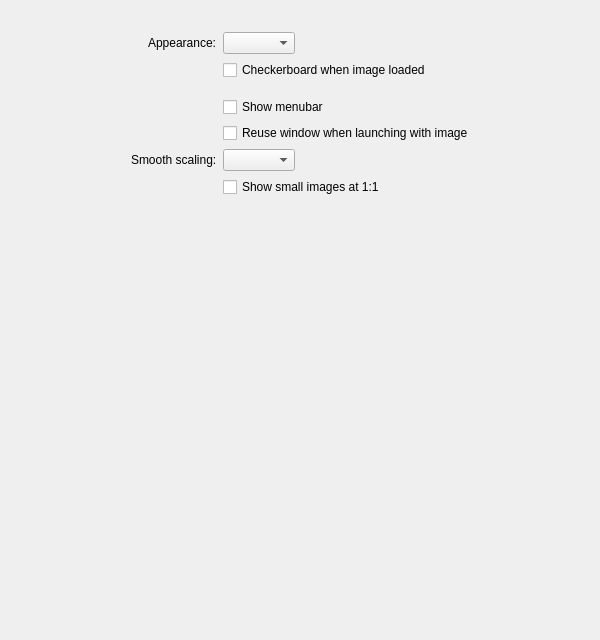
<?xml version="1.0" encoding="UTF-8"?>
<ui version="4.0">
 <class>QVOptionsDialog</class>
 <widget class="QDialog" name="QVOptionsDialog">
  <property name="windowModality">
   <enum>Qt::WindowModality::NonModal</enum>
  </property>
  <property name="geometry">
   <rect>
    <x>0</x>
    <y>0</y>
    <width>600</width>
    <height>640</height>
   </rect>
  </property>
  <property name="minimumSize">
   <size>
    <width>0</width>
    <height>0</height>
   </size>
  </property>
  <property name="windowTitle">
   <string>Settings</string>
  </property>
  <layout class="QVBoxLayout" name="verticalLayout">
   <property name="spacing">
    <number>10</number>
   </property>
   <property name="leftMargin">
    <number>12</number>
   </property>
   <property name="topMargin">
    <number>12</number>
   </property>
   <property name="rightMargin">
    <number>12</number>
   </property>
   <property name="bottomMargin">
    <number>12</number>
   </property>
   <item>
    <widget class="QTabBar" name="categoryTabs">
     <property name="drawBase">
      <bool>true</bool>
     </property>
     <property name="expanding">
      <bool>false</bool>
     </property>
     <property name="usesScrollButtons">
      <bool>true</bool>
     </property>
     <property name="documentMode">
      <bool>true</bool>
     </property>
     <property name="elideMode">
      <enum>Qt::TextElideMode::ElideRight</enum>
     </property>
    </widget>
   </item>
   <item>
      <widget class="QStackedWidget" name="stackedWidget">
       <property name="currentIndex">
        <number>0</number>
       </property>
       <widget class="QScrollArea" name="generalScrollArea">
        <property name="frameShape">
         <enum>QFrame::Shape::NoFrame</enum>
        </property>
        <property name="widgetResizable">
         <bool>true</bool>
        </property>
        <widget class="QWidget" name="general">
         <property name="geometry">
          <rect>
           <x>0</x>
           <y>0</y>
           <width>482</width>
           <height>460</height>
          </rect>
         </property>
         <property name="sizePolicy">
          <sizepolicy hsizetype="Preferred" vsizetype="Fixed">
           <horstretch>0</horstretch>
           <verstretch>0</verstretch>
          </sizepolicy>
         </property>
         <layout class="QFormLayout" name="displayLayout">
          <property name="fieldGrowthPolicy">
           <enum>QFormLayout::FieldGrowthPolicy::FieldsStayAtSizeHint</enum>
          </property>
          <property name="labelAlignment">
           <set>Qt::AlignmentFlag::AlignRight|Qt::AlignmentFlag::AlignTrailing</set>
          </property>
          <property name="formAlignment">
           <set>Qt::AlignmentFlag::AlignHCenter|Qt::AlignmentFlag::AlignTop</set>
          </property>
          <property name="leftMargin">
           <number>10</number>
          </property>
          <property name="topMargin">
           <number>10</number>
          </property>
          <property name="rightMargin">
           <number>10</number>
          </property>
          <property name="bottomMargin">
           <number>10</number>
          </property>
          <item row="0" column="0">
           <widget class="QLabel" name="appearanceLabel">
            <property name="text">
             <string>Appearance:</string>
            </property>
           </widget>
          </item>
          <item row="0" column="1">
           <widget class="QComboBox" name="themeComboBox"/>
          </item>
          <item row="1" column="1">
           <widget class="QCheckBox" name="checkerboardBackgroundCheckbox">
            <property name="text">
             <string>Checkerboard when image loaded</string>
            </property>
           </widget>
          </item>
          <item row="2" column="1">
           <spacer name="horizontalSpacer_12">
            <property name="orientation">
             <enum>Qt::Orientation::Horizontal</enum>
            </property>
            <property name="sizeHint" stdset="0">
             <size>
              <width>40</width>
              <height>5</height>
             </size>
            </property>
           </spacer>
          </item>
          <item row="3" column="1">
           <widget class="QCheckBox" name="menubarCheckbox">
            <property name="text">
             <string>Show menubar</string>
            </property>
           </widget>
          </item>
          <item row="4" column="1">
           <widget class="QCheckBox" name="reuseWindowCheckbox">
            <property name="text">
             <string>Reuse window when launching with image</string>
            </property>
           </widget>
          </item>
          <item row="5" column="0">
           <widget class="QLabel" name="label_2">
            <property name="text">
             <string>Smooth scaling:</string>
            </property>
           </widget>
          </item>
          <item row="5" column="1">
           <widget class="QComboBox" name="smoothScalingComboBox"/>
          </item>
          <item row="6" column="1">
           <widget class="QCheckBox" name="smallImagesOneToOneCheckbox">
            <property name="toolTip">
             <string>Show images smaller than the display area at their original 1:1 size</string>
            </property>
            <property name="text">
             <string>Show small images at 1:1</string>
            </property>
           </widget>
          </item>
          <item row="7" column="1">
           <spacer name="horizontalSpacer_9">
            <property name="orientation">
             <enum>Qt::Orientation::Horizontal</enum>
            </property>
            <property name="sizeHint" stdset="0">
             <size>
              <width>40</width>
              <height>5</height>
             </size>
            </property>
           </spacer>
          </item>
         </layout>
        </widget>
       </widget>
       <widget class="QScrollArea" name="miscScrollArea">
        <property name="frameShape">
         <enum>QFrame::Shape::NoFrame</enum>
        </property>
        <property name="widgetResizable">
         <bool>true</bool>
        </property>
        <widget class="QWidget" name="misc">
         <property name="geometry">
          <rect>
           <x>0</x>
           <y>0</y>
           <width>482</width>
           <height>560</height>
          </rect>
         </property>
         <property name="sizePolicy">
          <sizepolicy hsizetype="Preferred" vsizetype="Fixed">
           <horstretch>0</horstretch>
           <verstretch>0</verstretch>
          </sizepolicy>
         </property>
         <layout class="QFormLayout" name="miscLayout">
          <property name="fieldGrowthPolicy">
           <enum>QFormLayout::FieldGrowthPolicy::FieldsStayAtSizeHint</enum>
          </property>
          <property name="labelAlignment">
           <set>Qt::AlignmentFlag::AlignRight|Qt::AlignmentFlag::AlignTrailing</set>
          </property>
          <property name="formAlignment">
           <set>Qt::AlignmentFlag::AlignHCenter|Qt::AlignmentFlag::AlignTop</set>
          </property>
          <property name="leftMargin">
           <number>10</number>
          </property>
          <property name="topMargin">
           <number>10</number>
          </property>
          <property name="rightMargin">
           <number>10</number>
          </property>
          <property name="bottomMargin">
           <number>10</number>
          </property>
          <item row="0" column="0">
           <widget class="QLabel" name="langComboLabel">
            <property name="text">
             <string>Language:</string>
            </property>
           </widget>
          </item>
          <item row="0" column="1">
           <widget class="QComboBox" name="langComboBox"/>
          </item>
          <item row="9" column="0">
           <widget class="QLabel" name="label_4">
            <property name="text">
             <string>Slideshow direction:</string>
            </property>
           </widget>
          </item>
          <item row="9" column="1">
           <widget class="QComboBox" name="slideshowDirectionComboBox"/>
          </item>
          <item row="10" column="0">
           <widget class="QLabel" name="label_5">
            <property name="text">
             <string>Slideshow timer:</string>
            </property>
           </widget>
          </item>
          <item row="10" column="1">
           <widget class="QDoubleSpinBox" name="slideshowTimerSpinBox">
            <property name="suffix">
             <string> sec</string>
            </property>
            <property name="decimals">
             <number>1</number>
            </property>
            <property name="minimum">
             <double>0.100000000000000</double>
            </property>
            <property name="maximum">
             <double>999.899999999999977</double>
            </property>
            <property name="singleStep">
             <double>0.100000000000000</double>
            </property>
           </widget>
          </item>
          <item row="11" column="1">
           <spacer name="horizontalSpacer_7">
            <property name="orientation">
             <enum>Qt::Orientation::Horizontal</enum>
            </property>
            <property name="sizeHint" stdset="0">
             <size>
              <width>40</width>
              <height>5</height>
             </size>
            </property>
           </spacer>
          </item>
          <item row="12" column="0">
           <widget class="QLabel" name="label_10">
            <property name="text">
             <string>After deletion:</string>
            </property>
           </widget>
          </item>
          <item row="12" column="1">
           <widget class="QComboBox" name="afterDeletionComboBox"/>
          </item>
          <item row="13" column="1">
           <widget class="QCheckBox" name="askDeleteCheckbox">
            <property name="text">
             <string>&amp;Ask before deleting files</string>
            </property>
           </widget>
          </item>
          <item row="14" column="1">
           <spacer name="horizontalSpacer_8">
            <property name="orientation">
             <enum>Qt::Orientation::Horizontal</enum>
            </property>
            <property name="sizeHint" stdset="0">
             <size>
              <width>40</width>
              <height>5</height>
             </size>
            </property>
           </spacer>
          </item>
          <item row="15" column="0">
           <widget class="QLabel" name="updateFrequencyLabel">
            <property name="text">
             <string>Auto update check:</string>
            </property>
           </widget>
          </item>
          <item row="15" column="1">
           <widget class="QComboBox" name="updateFrequencyComboBox"/>
          </item>
          <item row="16" column="1">
           <widget class="QPushButton" name="associateFormatsButton">
            <property name="text">
             <string>Associate all supported formats</string>
            </property>
           </widget>
          </item>
         </layout>
        </widget>
       </widget>
       <widget class="QWidget" name="shortcuts">
        <layout class="QVBoxLayout" name="shortcutsLayout">
         <property name="leftMargin">
          <number>10</number>
         </property>
         <property name="topMargin">
          <number>0</number>
         </property>
         <property name="rightMargin">
          <number>0</number>
         </property>
         <property name="bottomMargin">
          <number>0</number>
         </property>
         <item>
          <widget class="QTableWidget" name="shortcutsTable">
           <property name="editTriggers">
            <set>QAbstractItemView::EditTrigger::NoEditTriggers</set>
           </property>
           <property name="alternatingRowColors">
            <bool>true</bool>
           </property>
           <property name="selectionMode">
            <enum>QAbstractItemView::SelectionMode::SingleSelection</enum>
           </property>
           <property name="selectionBehavior">
            <enum>QAbstractItemView::SelectionBehavior::SelectRows</enum>
           </property>
           <property name="showGrid">
            <bool>false</bool>
           </property>
           <property name="rowCount">
            <number>0</number>
           </property>
           <property name="columnCount">
            <number>2</number>
           </property>
           <attribute name="horizontalHeaderCascadingSectionResizes">
            <bool>true</bool>
           </attribute>
           <attribute name="horizontalHeaderDefaultSectionSize">
            <number>200</number>
           </attribute>
           <attribute name="horizontalHeaderHighlightSections">
            <bool>false</bool>
           </attribute>
           <attribute name="horizontalHeaderStretchLastSection">
            <bool>true</bool>
           </attribute>
           <attribute name="verticalHeaderVisible">
            <bool>false</bool>
           </attribute>
           <column>
            <property name="text">
             <string>Action</string>
            </property>
           </column>
           <column>
            <property name="text">
             <string>Shortcuts</string>
            </property>
           </column>
          </widget>
         </item>
        </layout>
       </widget>
       <widget class="QScrollArea" name="mouseScrollArea">
        <property name="frameShape">
         <enum>QFrame::Shape::NoFrame</enum>
        </property>
        <property name="widgetResizable">
         <bool>true</bool>
        </property>
        <widget class="QWidget" name="mouse">
         <property name="geometry">
          <rect>
           <x>0</x>
           <y>0</y>
           <width>467</width>
           <height>698</height>
          </rect>
         </property>
         <property name="sizePolicy">
          <sizepolicy hsizetype="Preferred" vsizetype="Fixed">
           <horstretch>0</horstretch>
           <verstretch>0</verstretch>
          </sizepolicy>
         </property>
         <layout class="QVBoxLayout" name="mouseLayout">
          <property name="leftMargin">
           <number>10</number>
          </property>
          <property name="topMargin">
           <number>10</number>
          </property>
          <property name="rightMargin">
           <number>10</number>
          </property>
          <property name="bottomMargin">
           <number>10</number>
          </property>
          <item>
           <widget class="QGroupBox" name="leftButtonGroup">
            <property name="title">
             <string>Left Button</string>
            </property>
            <layout class="QFormLayout" name="leftButtonLayout">
             <property name="fieldGrowthPolicy">
              <enum>QFormLayout::FieldGrowthPolicy::FieldsStayAtSizeHint</enum>
             </property>
             <property name="labelAlignment">
              <set>Qt::AlignmentFlag::AlignRight|Qt::AlignmentFlag::AlignTrailing</set>
             </property>
             <property name="formAlignment">
              <set>Qt::AlignmentFlag::AlignHCenter|Qt::AlignmentFlag::AlignTop</set>
             </property>
             <property name="leftMargin">
              <number>10</number>
             </property>
             <property name="topMargin">
              <number>10</number>
             </property>
             <property name="rightMargin">
              <number>10</number>
             </property>
             <property name="bottomMargin">
              <number>10</number>
             </property>
             <item row="0" column="0">
              <widget class="QLabel" name="doubleClickLabel">
               <property name="text">
                <string>Double Click:</string>
               </property>
              </widget>
             </item>
             <item row="0" column="1">
              <widget class="QComboBox" name="doubleClickComboBox"/>
             </item>
             <item row="1" column="0">
              <widget class="QLabel" name="altDoubleClickLabel">
               <property name="text">
                <string notr="true">Ctrl + Double Click:</string>
               </property>
              </widget>
             </item>
             <item row="1" column="1">
              <widget class="QComboBox" name="altDoubleClickComboBox"/>
             </item>
             <item row="2" column="0">
              <widget class="QLabel" name="dragLabel">
               <property name="text">
                <string>Drag:</string>
               </property>
              </widget>
             </item>
             <item row="2" column="1">
              <widget class="QComboBox" name="dragComboBox"/>
             </item>
             <item row="3" column="0">
              <widget class="QLabel" name="altDragLabel">
               <property name="text">
                <string notr="true">Ctrl + Drag:</string>
               </property>
              </widget>
             </item>
             <item row="3" column="1">
              <widget class="QComboBox" name="altDragComboBox"/>
             </item>
             <item row="4" column="1">
              <widget class="QCheckBox" name="navigationRegionsCheckbox">
               <property name="toolTip">
                <string>Navigate when clicking on the left/right edges of the viewport</string>
               </property>
               <property name="text">
                <string>Side navigation regions</string>
               </property>
              </widget>
             </item>
            </layout>
           </widget>
          </item>
          <item>
           <widget class="QGroupBox" name="middleButtonGroup">
            <property name="title">
             <string>Middle Button</string>
            </property>
            <layout class="QFormLayout" name="middleButtonLayout">
             <property name="fieldGrowthPolicy">
              <enum>QFormLayout::FieldGrowthPolicy::FieldsStayAtSizeHint</enum>
             </property>
             <property name="labelAlignment">
              <set>Qt::AlignmentFlag::AlignRight|Qt::AlignmentFlag::AlignTrailing</set>
             </property>
             <property name="formAlignment">
              <set>Qt::AlignmentFlag::AlignHCenter|Qt::AlignmentFlag::AlignTop</set>
             </property>
             <property name="leftMargin">
              <number>10</number>
             </property>
             <property name="topMargin">
              <number>10</number>
             </property>
             <property name="rightMargin">
              <number>10</number>
             </property>
             <property name="bottomMargin">
              <number>10</number>
             </property>
             <item row="0" column="0">
              <widget class="QLabel" name="middleButtonModeLabel">
               <property name="text">
                <string>Mode:</string>
               </property>
              </widget>
             </item>
             <item row="0" column="1">
              <widget class="QWidget" name="middleButtonModeHost">
               <layout class="QHBoxLayout" name="middleButtonModeLayout">
                <property name="leftMargin">
                 <number>0</number>
                </property>
                <property name="topMargin">
                 <number>0</number>
                </property>
                <property name="rightMargin">
                 <number>0</number>
                </property>
                <property name="bottomMargin">
                 <number>0</number>
                </property>
                <item>
                 <widget class="QRadioButton" name="middleButtonModeClickRadioButton">
                  <property name="text">
                   <string>Click</string>
                  </property>
                 </widget>
                </item>
                <item>
                 <widget class="QRadioButton" name="middleButtonModeDragRadioButton">
                  <property name="text">
                   <string>Drag</string>
                  </property>
                 </widget>
                </item>
               </layout>
              </widget>
             </item>
             <item row="1" column="0">
              <widget class="QLabel" name="middleClickLabel">
               <property name="text">
                <string>Middle Click:</string>
               </property>
              </widget>
             </item>
             <item row="1" column="1">
              <widget class="QComboBox" name="middleClickComboBox"/>
             </item>
             <item row="2" column="0">
              <widget class="QLabel" name="altMiddleClickLabel">
               <property name="text">
                <string notr="true">Ctrl + Middle Click:</string>
               </property>
              </widget>
             </item>
             <item row="2" column="1">
              <widget class="QComboBox" name="altMiddleClickComboBox"/>
             </item>
             <item row="3" column="0">
              <widget class="QLabel" name="middleDragLabel">
               <property name="text">
                <string>Middle Drag:</string>
               </property>
              </widget>
             </item>
             <item row="3" column="1">
              <widget class="QComboBox" name="middleDragComboBox"/>
             </item>
             <item row="4" column="0">
              <widget class="QLabel" name="altMiddleDragLabel">
               <property name="text">
                <string notr="true">Ctrl + Middle Drag:</string>
               </property>
              </widget>
             </item>
             <item row="4" column="1">
              <widget class="QComboBox" name="altMiddleDragComboBox"/>
             </item>
            </layout>
           </widget>
          </item>
          <item>
           <widget class="QGroupBox" name="scrollWheelGroup">
            <property name="title">
             <string>Scroll Wheel / Touchpad</string>
            </property>
            <layout class="QFormLayout" name="scrollWheelLayout">
             <property name="fieldGrowthPolicy">
              <enum>QFormLayout::FieldGrowthPolicy::FieldsStayAtSizeHint</enum>
             </property>
             <property name="labelAlignment">
              <set>Qt::AlignmentFlag::AlignRight|Qt::AlignmentFlag::AlignTrailing</set>
             </property>
             <property name="formAlignment">
              <set>Qt::AlignmentFlag::AlignHCenter|Qt::AlignmentFlag::AlignTop</set>
             </property>
             <property name="leftMargin">
              <number>10</number>
             </property>
             <property name="topMargin">
              <number>10</number>
             </property>
             <property name="rightMargin">
              <number>10</number>
             </property>
             <property name="bottomMargin">
              <number>10</number>
             </property>
             <item row="0" column="0">
              <widget class="QLabel" name="verticalScrollLabel">
               <property name="text">
                <string>Vertical Scroll:</string>
               </property>
              </widget>
             </item>
             <item row="0" column="1">
              <widget class="QComboBox" name="verticalScrollComboBox"/>
             </item>
             <item row="1" column="0">
              <widget class="QLabel" name="horizontalScrollLabel">
               <property name="text">
                <string>Horizontal Scroll:</string>
               </property>
              </widget>
             </item>
             <item row="1" column="1">
              <widget class="QComboBox" name="horizontalScrollComboBox"/>
             </item>
             <item row="2" column="0">
              <widget class="QLabel" name="altVerticalScrollLabel">
               <property name="text">
                <string notr="true">Ctrl + Vertical Scroll:</string>
               </property>
              </widget>
             </item>
             <item row="2" column="1">
              <widget class="QComboBox" name="altVerticalScrollComboBox"/>
             </item>
             <item row="3" column="0">
              <widget class="QLabel" name="altHorizontalScrollLabel">
               <property name="text">
                <string notr="true">Ctrl + Horizontal Scroll:</string>
               </property>
              </widget>
             </item>
             <item row="3" column="1">
              <widget class="QComboBox" name="altHorizontalScrollComboBox"/>
             </item>
             <item row="4" column="1">
              <widget class="QCheckBox" name="scrollActionCooldownCheckbox">
               <property name="toolTip">
                <string>Useful for touchpads, to prevent a single swipe from triggering multiple navigations, for example</string>
               </property>
               <property name="text">
                <string>Cooldown for discrete actions</string>
               </property>
              </widget>
             </item>
            </layout>
           </widget>
          </item>
         </layout>
        </widget>
       </widget>
       </widget>
   </item>
  </layout>
 </widget>
 <resources/>
 <connections/>
</ui>
